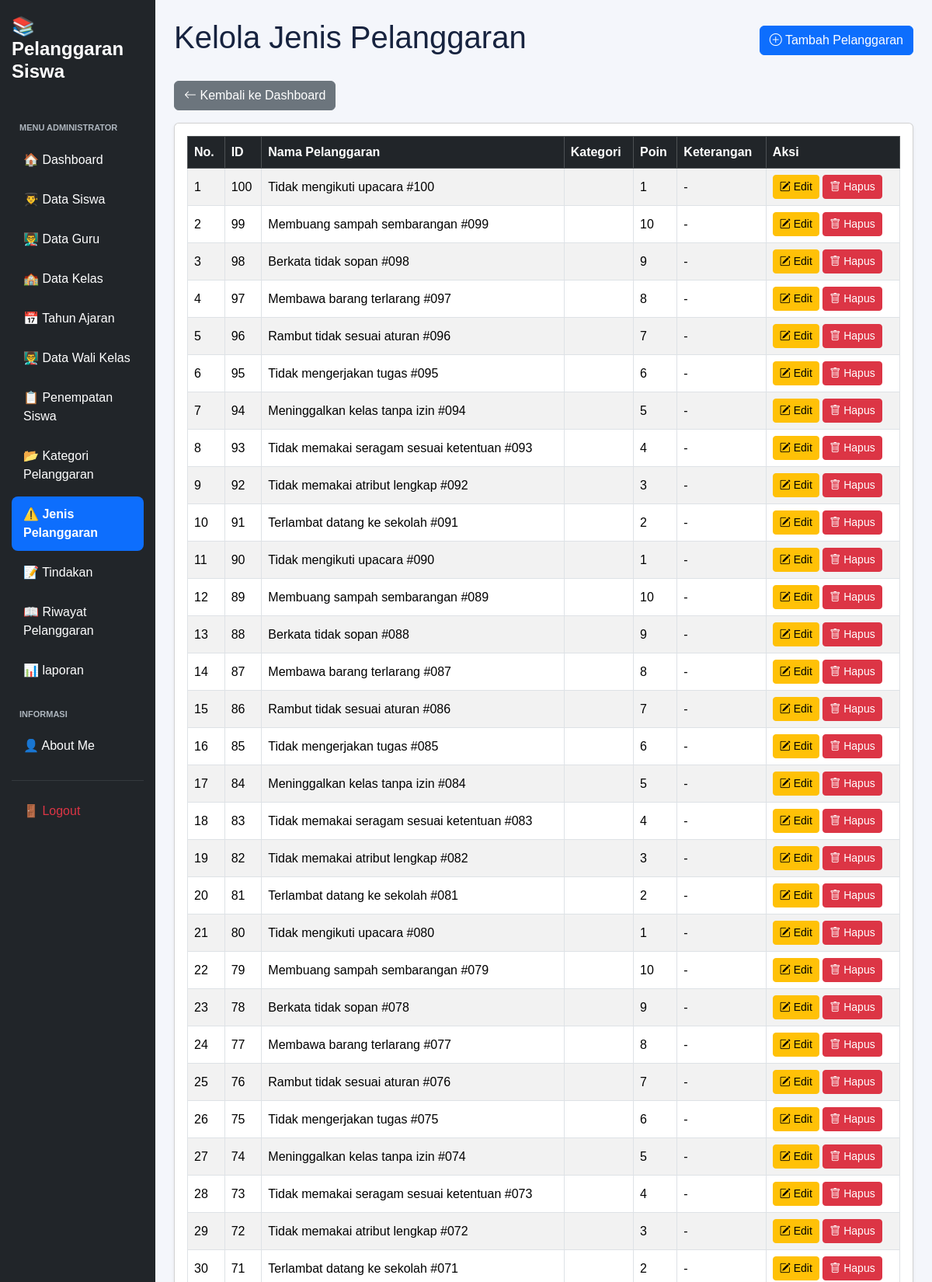
Screenshot of /kelola_jenis_pelanggaran.php (signed in, upper part) with the database file from the repository.
### tables this page shows
CREATE TABLE `t_pelanggaran` (
  `id` int(11) NOT NULL,
  `pelanggaran_kategori_id` int(11) DEFAULT NULL,
  `kode` varchar(30) DEFAULT NULL,
  `nama` varchar(150) DEFAULT NULL,
  `poin` int(11) NOT NULL,
  `deskripsi` text NOT NULL,
  `status_aktif` tinyint(1) NOT NULL,
  `created_at` timestamp NOT NULL DEFAULT current_timestamp(),
  `updated_at` timestamp NOT NULL DEFAULT current_timestamp(),
  `kategori` varchar(100) NOT NULL
);

### kelola_jenis_pelanggaran.php (the view, shortened to what this page needs)
<?php
include 'config/koneksi.php';
$sql = "SELECT * FROM t_pelanggaran ORDER BY id DESC";
$hasil = mysqli_query($koneksi, $sql);
?>
<!DOCTYPE html>
<html lang="id">
<head>
    <link href="https://cdn.jsdelivr.net/npm/bootstrap@5.3.8/dist/css/bootstrap.min.css" rel="stylesheet">
    <link href="https://cdn.jsdelivr.net/npm/bootstrap-icons@1.11.3/font/bootstrap-icons.css" rel="stylesheet">
    <link href="https://cdn.datatables.net/2.3.4/css/dataTables.bootstrap5.min.css" rel="stylesheet">
    <link rel="stylesheet" href="layout/style.css">
</head>
<body>
<div class="container-fluid">
    <div class="row">
        <?php include 'layout/sidebar.php'; ?>
        <main class="col-md-9 col-lg-10 p-4">
            <div class="d-flex justify-content-between align-items-center mb-4">
                <h1>Kelola Jenis Pelanggaran</h1>
                <a href="tambah_jenis_pelanggaran.php" class="btn btn-primary">
                    <i class="bi bi-plus-circle"></i> Tambah Pelanggaran
                </a>
            </div>
            <a href="dashboard.php" class="btn btn-secondary mb-3">
                <i class="bi bi-arrow-left"></i> Kembali ke Dashboard
            </a>
            <div class="card shadow-sm">
                <div class="card-body">
                    <div class="table-responsive">
                        <table id="tabelPelanggaran" class="table table-striped table-bordered table-hover align-middle w-100">
                            <thead class="table-dark">
                                <tr>
                                    <th>No.</th>
                                    <th>ID</th>
                                    <th>Nama Pelanggaran</th>
                                    <th>Kategori</th>
                                    <th>Poin</th>
                                    <th>Keterangan</th>
                                    <th>Aksi</th>
                                </tr>
                            </thead>
                            <tbody>
                                <?php
                                $no = 1;
                                if (mysqli_num_rows($hasil) > 0):
                                    while ($row = mysqli_fetch_assoc($hasil)):
                                        $nama = $row['nama'] ?? '-';
                                        $kategori = $row['kategori'] ?? '-';
                                        $poin = $row['poin'] ?? 0;
                                        $keterangan = $row['keterangan'] ?? '-';
                                ?>
                                <tr>
                                    <td><?= $no++ ?></td>
                                    <td><?= $row['id'] ?></td>
                                    <td><?= htmlspecialchars($nama) ?></td>
                                    <td><?= htmlspecialchars($kategori) ?></td>
                                    <td><?= $poin ?></td>
                                    <td><?= htmlspecialchars($keterangan) ?></td>
                                    <td class="text-nowrap">
                                        <a href="edit_jenis_pelanggaran.php?id=<?= $row['id'] ?>" class="btn btn-warning btn-sm">
                                            <i class="bi bi-pencil-square"></i> Edit
                                        </a>
                                        <a href="hapus_jenis_pelanggaran.php?id=<?= $row['id'] ?>" class="btn btn-danger btn-sm"
                                           onclick="return confirm('Yakin ingin menghapus data ini?');">
                                            <i class="bi bi-trash"></i> Hapus
                                        </a>
                                    </td>
                                </tr>
                                <?php
                                    endwhile;
                                else:
                                ?>
                                <tr>
                                    <td colspan="7" class="text-center">Belum ada data pelanggaran.</td>
                                </tr>
                                <?php endif; ?>
                            </tbody>
                        </table>
                    </div>
                </div>
            </div>
        </main>
    </div>
</div>
</body>
</html>

### layout/style.css (style rules this page uses)
:root { --primary: #3659d9; --navy: #17233f; --background: #f4f6fb; --text-muted: #778198; --border: #e8ecf4; }
* { box-sizing: border-box; }
body { margin: 0; font-family: 'Poppins', sans-serif; background: var(--background); color: var(--navy); }

### rows the page displays
t_pelanggaran: id "100", nama "Tidak mengikuti upacara #100", poin "1", keterangan "-"
t_pelanggaran: id "99", nama "Membuang sampah sembarangan #099", poin "10", keterangan "-"
t_pelanggaran: id "98", nama "Berkata tidak sopan #098", poin "9", keterangan "-"
t_pelanggaran: id "97", nama "Membawa barang terlarang #097", poin "8", keterangan "-"
t_pelanggaran: id "96", nama "Rambut tidak sesuai aturan #096", poin "7", keterangan "-"
t_pelanggaran: id "95", nama "Tidak mengerjakan tugas #095", poin "6", keterangan "-"
t_pelanggaran: id "94", nama "Meninggalkan kelas tanpa izin #094", poin "5", keterangan "-"
t_pelanggaran: id "93", nama "Tidak memakai seragam sesuai ketentuan #093", poin "4", keterangan "-"
t_pelanggaran: id "92", nama "Tidak memakai atribut lengkap #092", poin "3", keterangan "-"
t_pelanggaran: id "91", nama "Terlambat datang ke sekolah #091", poin "2", keterangan "-"
t_pelanggaran: id "90", nama "Tidak mengikuti upacara #090", poin "1", keterangan "-"
t_pelanggaran: id "89", nama "Membuang sampah sembarangan #089", poin "10", keterangan "-"
t_pelanggaran: id "88", nama "Berkata tidak sopan #088", poin "9", keterangan "-"
t_pelanggaran: id "87", nama "Membawa barang terlarang #087", poin "8", keterangan "-"
t_pelanggaran: id "86", nama "Rambut tidak sesuai aturan #086", poin "7", keterangan "-"
t_pelanggaran: id "85", nama "Tidak mengerjakan tugas #085", poin "6", keterangan "-"
t_pelanggaran: id "84", nama "Meninggalkan kelas tanpa izin #084", poin "5", keterangan "-"
t_pelanggaran: id "83", nama "Tidak memakai seragam sesuai ketentuan #083", poin "4", keterangan "-"
t_pelanggaran: id "82", nama "Tidak memakai atribut lengkap #082", poin "3", keterangan "-"
t_pelanggaran: id "81", nama "Terlambat datang ke sekolah #081", poin "2", keterangan "-"
t_pelanggaran: id "80", nama "Tidak mengikuti upacara #080", poin "1", keterangan "-"
t_pelanggaran: id "79", nama "Membuang sampah sembarangan #079", poin "10", keterangan "-"
t_pelanggaran: id "78", nama "Berkata tidak sopan #078", poin "9", keterangan "-"
t_pelanggaran: id "77", nama "Membawa barang terlarang #077", poin "8", keterangan "-"
t_pelanggaran: id "76", nama "Rambut tidak sesuai aturan #076", poin "7", keterangan "-"
t_pelanggaran: id "75", nama "Tidak mengerjakan tugas #075", poin "6", keterangan "-"
t_pelanggaran: id "74", nama "Meninggalkan kelas tanpa izin #074", poin "5", keterangan "-"
t_pelanggaran: id "73", nama "Tidak memakai seragam sesuai ketentuan #073", poin "4", keterangan "-"
t_pelanggaran: id "72", nama "Tidak memakai atribut lengkap #072", poin "3", keterangan "-"
t_pelanggaran: id "71", nama "Terlambat datang ke sekolah #071", poin "2", keterangan "-"
